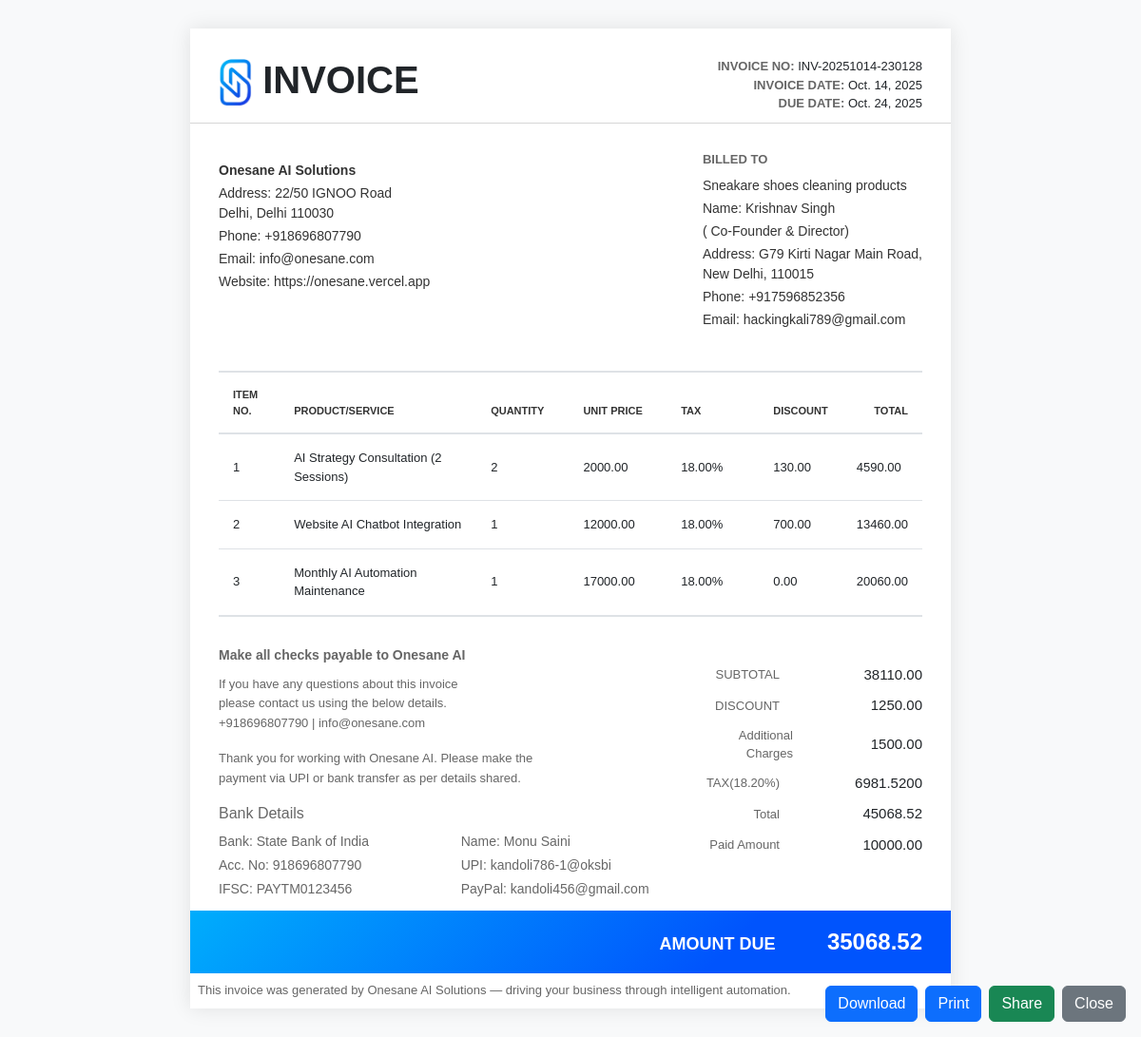
/api/invoices/INV-20251014-230128/preview/ (signed in), run on the app's committed database.
### invoices/models.py (models this page shows, shortened)
class CompanyInfo(models.Model):
    name = models.CharField(max_length=200, default="Onesane AI")
    logo = models.ImageField(upload_to="company/", blank=True, null=True)
    address = models.TextField(blank=True, null=True)
    email = models.EmailField(default="info@onesane.com")
    phone = models.CharField(max_length=50, blank=True, null=True)
    website = models.URLField(blank=True, null=True)
    gst_number = models.CharField(max_length=50, blank=True, null=True)
    tax_id = models.CharField(max_length=50, blank=True, null=True)
    bank_name = models.CharField(max_length=100, blank=True, null=True)
    account_name = models.CharField(max_length=100, blank=True, null=True)
    account_number = models.CharField(max_length=50, blank=True, null=True)
    ifsc_code = models.CharField(max_length=50, blank=True, null=True)
    upi_id = models.CharField(max_length=100, blank=True, null=True)
    paypal_id = models.EmailField(blank=True, null=True)

class Invoice(models.Model):
    STATUS_CHOICES = [
        ("draft", "Draft"),
        ("sent", "Sent"),
        ("paid", "Paid"),
        ("overdue", "Overdue"),
        ("cancelled", "Cancelled"),
    ]
    client = models.ForeignKey(Client, on_delete=models.CASCADE, related_name="invoices")
    created_by = models.ForeignKey(User, on_delete=models.SET_NULL, null=True)
    invoice_number = models.CharField(max_length=50, unique=True)
    invoice_date = models.DateField(default=timezone.now)
    due_date = models.DateField()
    currency = models.CharField(max_length=10, default="INR")
    exchange_rate = models.DecimalField(max_digits=10, decimal_places=4, default=1.0000)
    payment_terms = models.CharField(max_length=100, blank=True, null=True)
    status = models.CharField(max_length=20, choices=STATUS_CHOICES, default="draft")
    notes = models.TextField(blank=True, null=True)
    public_message = models.TextField(blank=True, null=True)
    internal_notes = models.TextField(blank=True, null=True)
    subtotal = models.DecimalField(max_digits=12, decimal_places=2, default=0.00)
    discount = models.DecimalField(max_digits=12, decimal_places=2, default=0.00)
    tax = models.DecimalField(max_digits=12, decimal_places=2, default=0.00)
    additional_charges = models.DecimalField(max_digits=12, decimal_places=2, default=0.00)
    total = models.DecimalField(max_digits=12, decimal_places=2, default=0.00)
    amount_paid = models.DecimalField(max_digits=12, decimal_places=2, default=0.00)
    balance_due = models.DecimalField(max_digits=12, decimal_places=2, default=0.00)
    created_at = models.DateTimeField(auto_now_add=True)
    updated_at = models.DateTimeField(auto_now=True)
    class Meta:
        ordering = ["-created_at"]
    def __str__(self):
        return f"Invoice {self.invoice_number} - {self.client.client_name}"

class Client(models.Model):
    client_name = models.CharField(max_length=200)
    client_profession = models.CharField(max_length=200, blank=True, null=True)
    company_name = models.CharField(max_length=200, blank=True, null=True)
    company_logo = models.ImageField(upload_to="clients/", blank=True, null=True)
    email = models.EmailField()
    phone = models.CharField(max_length=20, blank=True, null=True)
    address = models.TextField(blank=True, null=True)
    gst_number = models.CharField(max_length=50, blank=True, null=True)
    country = models.CharField(max_length=100, blank=True, null=True)
    currency = models.CharField(max_length=10, default="INR")
    created_at = models.DateTimeField(auto_now_add=True)

class InvoiceItem(models.Model):
    invoice = models.ForeignKey(Invoice, related_name="items", on_delete=models.CASCADE)
    description = models.CharField(max_length=255)
    quantity = models.PositiveIntegerField(default=1, validators=[MinValueValidator(1)])
    unit_price = models.DecimalField(max_digits=12, decimal_places=2, default=0.00)
    tax_rate = models.DecimalField(max_digits=5, decimal_places=2, default=18.00)  # percentage
    discount = models.DecimalField(max_digits=12, decimal_places=2, default=0.00)
    total = models.DecimalField(max_digits=12, decimal_places=2, default=0.00)

### invoices/views.py (the view)
# urls.py: path('<str:invoice_number>/preview/', preview_invoice_view, name='get_invoice'),
@login_required
@user_passes_test(admin_only)
def preview_invoice_view(request, invoice_number):
    invoice = get_object_or_404(Invoice.objects.prefetch_related('items'), invoice_number=invoice_number)
    company = get_object_or_404(CompanyInfo)
    print("Previewing invoice:", invoice)
    return render(request, "invoices/_preview.html", {"invoice": invoice, "company": company})

### invoices/views.py (called while the page is built)
def admin_only(user):
    return user.is_staff or user.is_superuser

### templates/invoices/_preview.html (shortened to what this page needs)
<!DOCTYPE html>
<html lang="en">
<head>
    {% load static %}
    <link href="https://cdn.jsdelivr.net/npm/bootstrap@5.3.0/dist/css/bootstrap.min.css" rel="stylesheet">
</head>
<body>
    {% load mathfilters %}
    <div class="invoice-container">
        <div class="invoice-header">
            <div class="d-flex justify-content-between align-items-start">
                <h1 class="invoice-title"><img src="{{company.logo.url}}" alt="Company Logo" class="logo-icon">
                    INVOICE</h1>
                <div class="invoice-meta">
                    <div><strong>INVOICE NO: </strong>{{ invoice.invoice_number }}</div>
                    <div><strong>INVOICE DATE: </strong>{{ invoice.invoice_date }}</div>
                    <div><strong>DUE DATE: </strong>{{ invoice.due_date }}</div>
                </div>
            </div>
        </div>
        <div class="billed-section">
            <div class="info-row">
                <div class="info-block">
                    <div class="company-info">
                        <div>
                            <div class="company-name">{{ company.name }}</div>
                            <div class="company-details">
                                <div>Address:
                                    <pre
                                        style="font-size: 14px;display: inline; word-spacing: 0px;white-space: pre-line;font-family: inherit;padding: 0px;margin: 0px;"> {{ company.address }}</pre>
                                </div>
                                <div>Phone: {{ company.phone }}</div>
                                <div>Email: {{ company.email }}</div>
                                <div>Website: {{ company.website }}</div>
                            </div>
                        </div>
                    </div>
                </div>
                <div class="info-block">
                    <h6>Billed To</h6>
                    <div>{{ invoice.client.company_name }}</div>
                    <div>Name: {{ invoice.client.client_name }}</div>
                    <div>( {{ invoice.client.client_profession }})</div>
                    <div>Address:
                        <pre
                            style="font-size: 14px; display: inline; word-spacing: 0px;white-space: pre-line;font-family: inherit;padding: 0px;margin: 0px;"> {{ invoice.client.address }}</pre>
                    </div>
                    <div>Phone: {{ invoice.client.phone }}</div>
                    <div>Email: {{ invoice.client.email }}</div>
                </div>
            </div>
        </div>
        <div class="table-container">
            <table class="table invoice-table">
                <thead>
                    <tr>
                        <th style="width: 10%;">ITEM NO.</th>
                        <th style="width: 40%;">PRODUCT/SERVICE</th>
                        <th style="width: 15%;">QUANTITY</th>
                        <th style="width: 17%;">UNIT PRICE</th>
                        <th style="width: 17%;">Tax</th>
                        <th style="width: 17%;">Discount</th>
                        <th style="width: 18%;" class="text-end">TOTAL</th>
                    </tr>
                </thead>
                <tbody>
                    {% for item in invoice.items.all %}
                    <tr>
                        <td>{{ forloop.counter }}</td>
                        <td>{{ item.description }}</td>
                        <td>{{ item.quantity }}</td>
                        <td>{{ item.unit_price }}</td>
                        <td>{{ item.tax_rate }}%</td>
                        <td>{{ item.discount }}</td>
                        <td>{{ item.total }}</td>
                    </tr>
                    {% endfor %}
                </tbody>
            </table>
        </div>
        <div class="footer-section mb-0 pb-0">
            <div class="row">
                <div class="col-md-8">
                    <p class="payment-note"><strong>{{invoice.internal_notes}}</strong></p>
                    <p class="contact-note">
                        If you have any questions about this invoice<br>
                        please contact us using the below details.<br>
                        {{ company.phone }} | {{ company.email }}
                    </p>
                    <p class="contact-note w-75">
                        {{invoice.notes}}
                    </p>
                    <div class="bank-details">
                        <h6 class="">Bank Details</h6>
                        <div class="row">
                            <div class="col">
                                <p>Bank: {{company.bank_name}}</p>
                            </div>
                            <div class="col">
                                <p>Name: {{company.account_name}}</p>
                            </div>
                        </div>
                        <div class="row">
                            <div class="col">
                                <p>Acc. No: {{company.account_number}}</p>
                            </div>
                            <div class="col">
                                <p>UPI: {{company.upi_id}}</p>
                            </div>
                        </div>
                        <div class="row">
                            <div class="col">
                                <p>IFSC: {{company.ifsc_code}}</p>
                            </div>
                            <div class="col">
                                <p>PayPal: {{company.paypal_id}}</p>
                            </div>
                        </div>
                    </div>
                </div>
                <div class="col-md-4">
                    <div class="totals-section">
                        <div class="total-row">
                            <span class="total-label">SUBTOTAL</span>
                            <span class="total-amount">{{ invoice.subtotal }}</span>
                        </div>
                        <div class="total-row">
                            <span class="total-label">DISCOUNT </span>
                            <span class="total-amount">{{ invoice.discount }}</span>
                        </div>
                        <div class="total-row">
                            <span class="total-label">Additional Charges</span>
                            <span class="total-amount">{{ invoice.additional_charges }}</span>
                        </div>
                        <div class="total-row">
                            <span class="total-label">TAX({{ invoice.tax }}%) </span>
                            <span class="total-amount">
                                {% with subtotal_after_discount=invoice.subtotal|add:invoice.additional_charges|sub:invoice.discount %}
                                {{ subtotal_after_discount|mul:invoice.tax|div:100 }}
                                {% endwith %}
                            </span>
                        </div>
                        <div class="total-row">
                            <span class="total-label">Total </span>
                            <span class="total-amount">{{ invoice.total }}</span>
                        </div>
                        <div class="total-row">
                            <span class="total-label">Paid Amount</span>
                            <span class="total-amount">{{ invoice.amount_paid }}</span>
                        </div>
                    </div>
                </div>
            </div>
            <div class="d-flex amount-due-row">
                <div>
                    <span class="amount-due-label">AMOUNT DUE</span>
                    <span class="amount-due-value">{{ invoice.balance_due }}</span>
                </div>
            </div>
        </div>
        <p class="contact-note p-2">{{invoice.public_message}}</p>
    </div>
    <div class="fixed-bottom mb-3 me-3 d-flex justify-content-end action-buttons">
        <button onclick="downloadInvoice()" class="btn btn-primary me-2">Download</button>
        <button onclick="printInvoice()" class="btn btn-primary me-2">Print</button>
        <button id="shareBtn" class="shareBtn btn btn-success me-2" type="button">
            <span class="sharing-text">Share</span>
        </button>
        <a href="{% url 'create_invoice' %}" class="btn btn-secondary">Close</a>
    </div>
</body>
</html>

### templates/invoices/_preview.html (style rules this page uses)
body { background-color: #f8f9fa; font-family: Arial, sans-serif; }
.invoice-container { max-width: 800px; margin: 30px auto; background: white; box-shadow: 0 0 20px rgba(0,0,0,0.1); }
.invoice-header { padding: 30px; padding-bottom: 10px; border-bottom: 1px solid #d6d6d6; }
.invoice-title { font-size: 40px; font-weight: bold; margin: 0; }
.invoice-meta { text-align: right; font-size: 13px; }
.invoice-meta strong { color: #666; }
.company-info { display: flex; align-items: flex-start; gap: 20px; margin-top: 20px; }
.logo-icon { width:35px; }
.company-details div { color: #333; font-size: 14px; }
.company-name { font-size: 18px; font-weight: bold; margin-bottom: 5px; }
.billed-section { padding: 30px; }
.info-row { display: flex; justify-content: space-between; margin-bottom: 10px; }
.info-block h6 { font-weight: bold; margin-bottom: 10px; font-size: 13px; color: #666; text-transform: uppercase; }
.info-block div { margin: 3px 0; color: #333; font-size: 14px; }
.table-container { padding: 0 30px; }
.invoice-table { margin-bottom: 0; }
.invoice-table thead { background-color: #f8f9fa; border-top: 2px solid #dee2e6; border-bottom: 2px solid #dee2e6; }
.invoice-table thead th { font-weight:600; font-size: 11px; text-transform: uppercase; padding: 15px; color: #333; }
.invoice-table tbody td { padding: 15px; font-size: 13px; vertical-align: middle; border-bottom: 1px solid #dee2e6; }
.invoice-table tbody tr:last-child td { border-bottom: 2px solid #dee2e6; }
.footer-section { padding: 30px; }
.payment-note { font-size: 14px; color: #666; margin-bottom: 10px; }
.contact-note { font-size: 13px; color: #666; line-height: 1.6; }
.totals-section { text-align: right; margin-top: 20px; }
.total-row { display: flex; justify-content: flex-end; align-items: center; margin-bottom: 10px; font-size: 15px; }
.total-label { margin-right: 50px; color: #666; font-weight: 400; font-size: 13px; }
.total-amount { width: 100px; text-align: right; font-weight: 500; }
.amount-due-row { background: linear-gradient(135deg, #00adfc 0%, #0054fd 70%); color: white; padding: 15px 30px; margin: 0 -30px; display: flex; align-items: center; margin-top: 10px; }
.amount-due-label { font-size: 18px; font-weight: bold; margin-right: 50px; }
.amount-due-value { font-size: 24px; font-weight: bold; width: 100px; text-align: right; }
.bank-details { font-size: 14px; color: #676767; }
.bank-details p { margin: 2px 0; }

### data on the page
CompanyInfo: logo (picture), name "Onesane AI Solutions", address "22/50 IGNOO Road Delhi, Delhi 110030", phone "+918696807790", email "info@onesane.com", website "https://onesane.vercel.app", bank_name "State Bank of India", account_name "Monu Saini", account_number "918696807790", upi_id "kandoli786-1@oksbi", ifsc_code "PAYTM0123456", paypal_id "kandoli456@gmail.com"
Invoice: invoice_number "INV-20251014-230128", invoice_date "Oct. 14, 2025", due_date "Oct. 24, 2025", client.company_name "Sneakare shoes cleaning products", client.client_name "Krishnav Singh", client.client_profession "Co-Founder & Director", client.address "G79 Kirti Nagar Main Road, New Delhi, 110015", client.phone "+917596852356", client.email "hackingkali789@gmail.com", internal_notes "Make all checks payable to Onesane AI", notes "Thank you for working with Onesane AI. Please make the payment via UPI or bank transfer as per details shared.", subtotal "38110.00", discount "1250.00", additional_charges "1500.00", tax "18.20", tax "6981.5200", total "45068.52", amount_paid "10000.00", balance_due "35068.52", public_message "This invoice was generated by Onesane AI Solutions — driving your business through intelligent automation."
InvoiceItem: description "AI Strategy Consultation (2 Sessions)", quantity "2", unit_price "2000.00", tax_rate "18.00", discount "130.00", total "4590.00"
InvoiceItem: description "Website AI Chatbot Integration", quantity "1", unit_price "12000.00", tax_rate "18.00", discount "700.00", total "13460.00"
InvoiceItem: description "Monthly AI Automation Maintenance", quantity "1", unit_price "17000.00", tax_rate "18.00", discount "0.00", total "20060.00"
